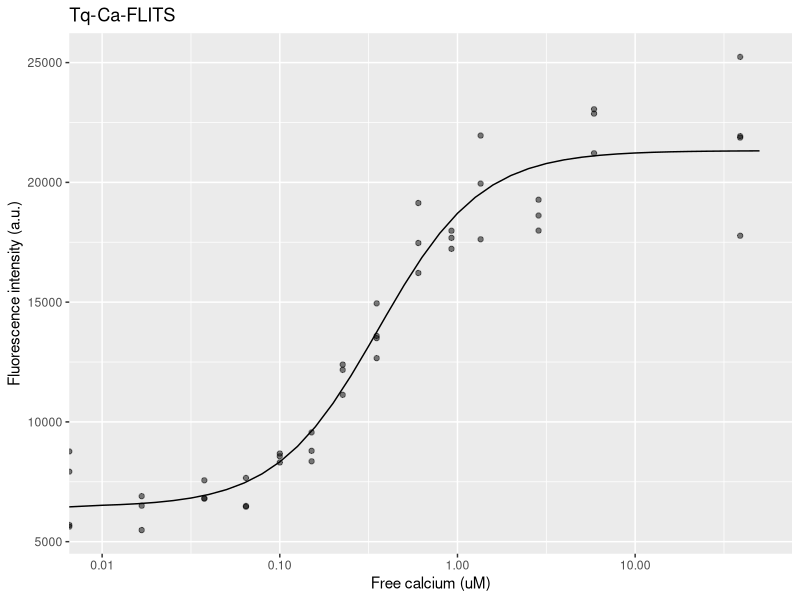
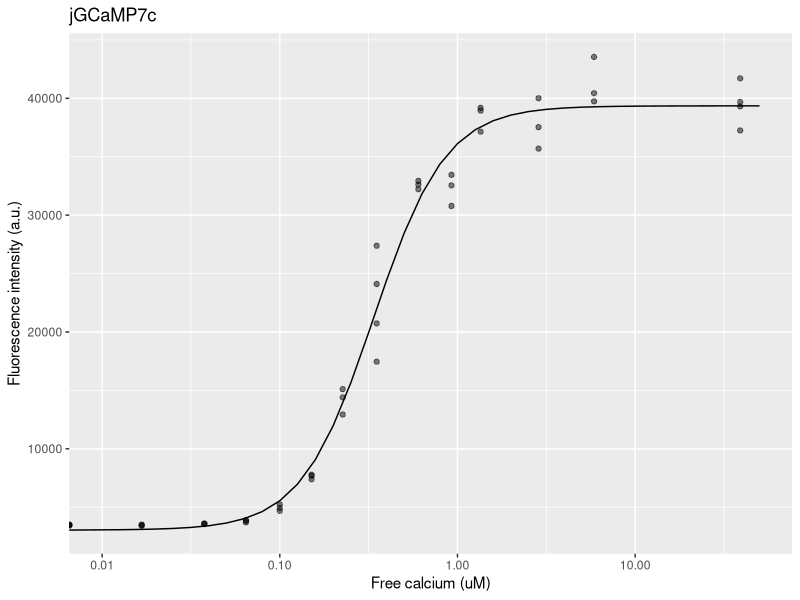

Source code (R) for these figures, in order:
## This script was used to determine the in vitro Kd for jGCaMP7c and Tq-Ca-FLITS from intensity data
# the script fits a curve to the data to determine the Kd.
# also some plots are generated, showing the model and the measurements

require(ggplot2)
require(modelr)

# #import data
setwd("/Users/Franka/surfdrive/mTQ2 paper/to_Github")
FLITS <- read.csv("Kd_vitro_intensity_Tq-Ca-FLITS.csv")
jGCaMP7c <- read.csv("Kd_vitro_intensity_jGCaMP7c.csv")

## I want to fit a model for the Kd, without normalization of the data

#startvalues for fitting of Tq-Ca-FLITS data
Ka.init <- 0.3
n.init <- 1
L <- FLITS$concentration
Fb <- FLITS$Intensity
max.init <-5000
min.init <-1
# fitting equation
model_FLITS <- nls(Fb ~ ((max-min) / ((Ka/L)^n + 1)+min), start = c(Ka = Ka.init,n = n.init, max=max.init, min=min.init),model = TRUE)

#startvalues for fitting of jGcaMP7c data
Ka.init <- 0.3
n.init <- 1
L <- jGCaMP7c$concentration
Fb <- jGCaMP7c$Intensity
max.init <-5000
min.init <-1
# fitting equation
model_jGCaMP7c <- nls(Fb ~ ((max-min) / ((Ka/L)^n + 1)+min), start = c(Ka = Ka.init,n = n.init, max=max.init, min=min.init),model = TRUE)


#store parameters
(param_FLITS <- coef(model_FLITS))
(param_jGCaMP7c <- coef(model_jGCaMP7c))
#calculate confidence interval (95%) for the models
(ci_FLITS <- confint(model_FLITS))
(ci_jGCaMP7c <- confint(model_jGCaMP7c))

## make dataframe for a smooth fit
# Tq-Ca-FLITS
conc_range <- c(0, 10^seq(-2,1.7,0.1))
fit_FLITS<- data.frame(L = conc_range) 
fit_FLITS <- add_predictions(fit_FLITS, model_FLITS)
names(fit_FLITS)[1] <- "concentration"

# jGCaMP7c
conc_range <- c(0, 10^seq(-2,1.7,0.1))
fit_jGCaMP7c <- data.frame(L = conc_range) 
fit_jGCaMP7c <- add_predictions(fit_jGCaMP7c, model_jGCaMP7c)
names(fit_jGCaMP7c)[1] <- "concentration"

## plot individual measurements and model
# Tq-Ca-FLITS
ggplot(FLITS, aes(x=concentration, y=Intensity)) + 
  geom_point(alpha=0.5) + 
  geom_line(data=fit_FLITS, aes(y=pred)) + 
  scale_x_log10() +
  ggtitle("Tq-Ca-FLITS") + xlab("Free calcium (uM)") + ylab("Fluorescence intensity (a.u.)")

# jGCaMP7c
ggplot(jGCaMP7c, aes(x=concentration, y=Intensity)) + 
  geom_point(alpha=0.5) + 
  geom_line(data=fit_jGCaMP7c, aes(y=pred)) + 
  scale_x_log10() +
  ggtitle("jGCaMP7c") + xlab("Free calcium (uM)") + ylab("Fluorescence intensity (a.u.)")
